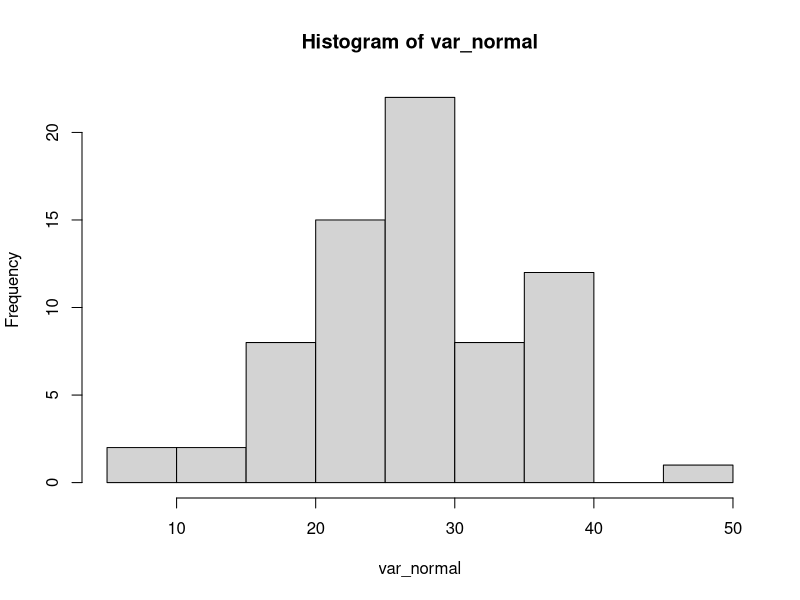
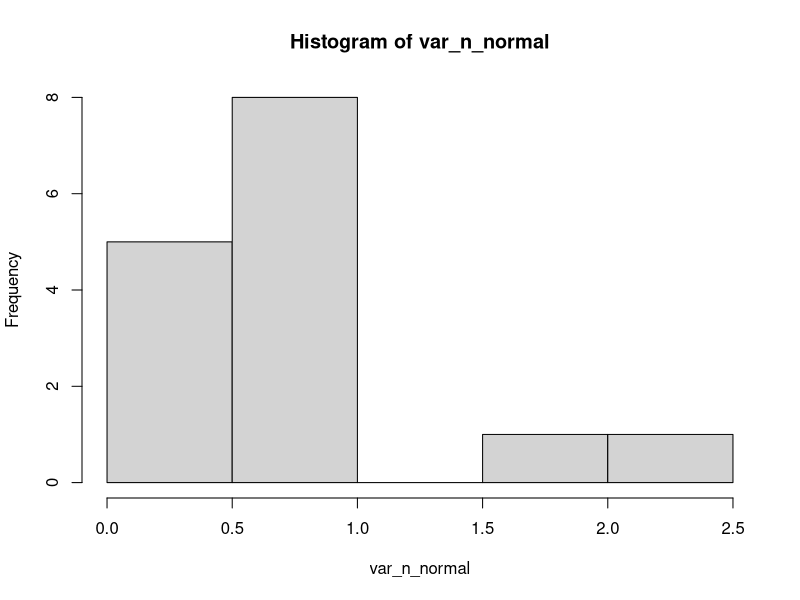
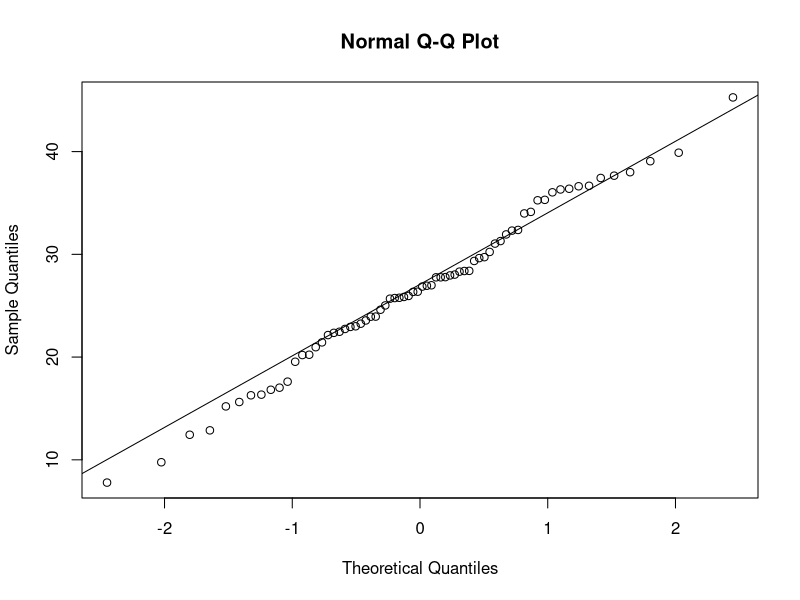
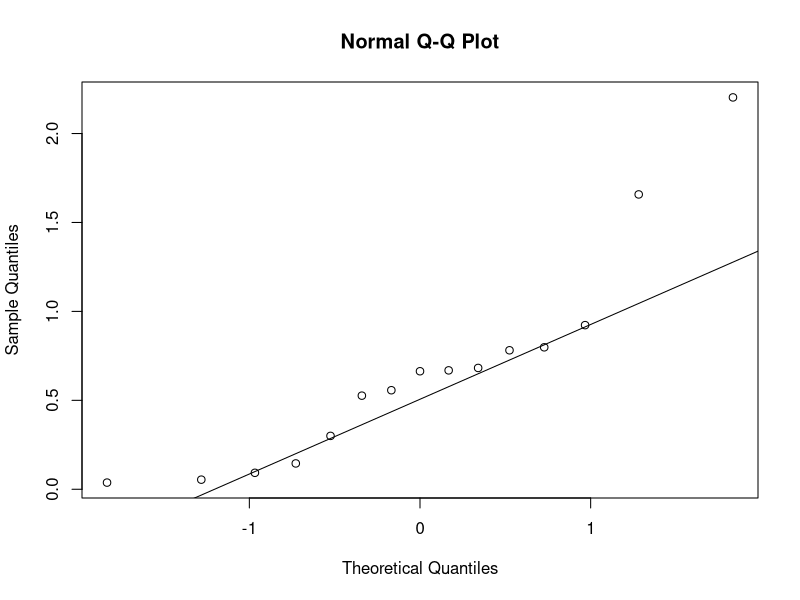

Reproduce these figures in R, in order.
## ---- chunk 1

# GERA VARIAVEL ALEATORIA QUE SEGUE DIST. NORMAL, COM 70 OBSERVACOES, MEDIA 70 E DESV PADRAO 8
var_normal <- rnorm(n = 70, mean = 25, sd = 8)

# GERA VARIAVEL ALEATORIA F (NAO SEGUE DIST. NORMAL) COM 15 OBSERVACOES, 2 GRAUS DE LIBERDADE NO NUMERADOR E 10 NO DENOMINADOR 
var_n_normal <- rf(n = 15, df1 = 2, df2 = 10)

## ---- chunk 2


# HISTOGRAMA (O FORMATO DA VAR N NORMAL EH BICAUDAL)
hist(x = var_normal)
hist(x = var_n_normal)


# QQPLOT (OS PONTOS DA VAR N NORMAL NAO SEGUEM A RETA)
qqnorm(y = var_normal)
qqline(y = var_normal)

qqnorm(y = var_n_normal)
qqline(y = var_n_normal)


# TESTE DE SHAPIRO-WILK (P-VALUE DA VAR N NORMAL < 5%, LOGO REJEITA H0=VAR NORMAL  )
shapiro.test(x = var_normal)
shapiro.test(x = var_n_normal)

## ---- chunk 3

options(scipen = 666)

na <- 25
nb <- 30

media_a <- 150.1
media_b <- 182.1

sd_a <- 17
sd_b <- 19.2


vendas_a <- rnorm(n = na, mean = media_a, sd = sd_a)
vendas_b <- rnorm(n = nb, mean = media_b, sd = sd_b)


# CALCULA O T-VALOR
t.test(x = vendas_a,
       y = vendas_b,
       paired = FALSE,
       alternative = "two.sided",
       conf.level = 0.95)$p.value


#alternative = SE EH BICAUDAL OU UNICAUDAL
#LESS, two.sided, GREATER

## ---- chunk 4

# BIBLIOTECA PARA GERAR VALORES ALEATORIOS QUE SIGAM UM INTERVALO DE x A y

#install.packages("truncnorm")
library(truncnorm)

antes_dieta <- rtruncnorm(n = 20, a = 100, b = 140, mean = 123, sd = 18)
depois_dieta <- rtruncnorm(n = 20, a = 110, b = 130, mean = 110, sd = 28)


# PEGAR A DIFERENCA DE PESO DE CADA OBSERVACAO
diferenca <- antes_dieta - depois_dieta


# AVALIA A NORMALIDADE DA VARIAVEL COM AS DIFERENCAS
shapiro.test(x = diferenca)


# APLICA O TESTE T
t.test(x = depois_dieta, 
       y = antes_dieta, 
       paired = TRUE,
       alternative = "less",
       conf.level = 0.9)


#P VALOR MAIOR QUE ALFA, NAO PODEMOS REJEITAR H0, LOGO A DIETA NAO EH ESTATISTICAMENTE VALIDA#



## ---- chunk 5

# DATA FRAME COM O CONJUNTO DE DADOS:

dados <- data.frame(
 
 Cliente = c("Adulto_com_Crianca", "Adulto_com_Crianca", "Adulto_com_Crianca", "Adulto", "Adulto", "Adulto", "Adulto_com_Crianca", "Adulto_com_Crianca", "Adulto_com_Crianca", "Adulto_com_Crianca", "Adulto_com_Crianca", "Adulto_com_Crianca", "Adulto_com_Crianca", "Adulto_com_Crianca", "Adulto_com_Crianca", "Adulto_com_Crianca", "Adulto_com_Crianca", "Adulto_com_Crianca", "Adulto_com_Crianca", "Adulto_com_Crianca", "Adulto_com_Crianca", "Adulto_com_Crianca", "Adulto_com_Crianca", "Adulto_com_Crianca", "Adulto", "Adulto", "Adulto", "Adulto", "Adulto_com_Crianca", "Adulto_com_Crianca", "Adulto_com_Crianca", "Adulto_com_Crianca", "Adulto", "Adulto_com_Crianca", "Adulto", "Adulto", "Adulto_com_Crianca", "Adulto_com_Crianca", "Adulto_com_Crianca", "Adulto", "Adulto_com_Crianca", "Adulto", "Adulto", "Adulto", "Adulto","Adulto","Adulto","Adulto","Adulto","Adulto"),
 Comprou = c("Não_Comprou", "Não_Comprou", "Não_Comprou", "Não_Comprou", "Não_Comprou", "Não_Comprou", "Comprou", "Comprou", "Comprou", "Comprou", "Comprou", "Comprou", "Comprou", "Comprou", "Comprou", "Comprou", "Comprou", "Comprou", "Comprou", "Comprou", "Comprou", "Comprou", "Comprou", "Comprou", "Não_Comprou", "Não_Comprou", "Não_Comprou", "Não_Comprou", "Comprou", "Não_Comprou", "Comprou", "Comprou", "Não_Comprou", "Não_Comprou", "Não_Comprou", "Não_Comprou", "Não_Comprou", "Comprou", "Comprou", "Não_Comprou", "Não_Comprou", "Não_Comprou", "Não_Comprou", "Não_Comprou", "Comprou","Comprou","Comprou","Comprou","Comprou","Comprou")
 
)


dados$Cliente <- as.factor(dados$Cliente)
dados$Comprou <- as.factor(dados$Comprou)


# GERA A TABELA DE CONTINGENCIA
tabela <- table(dados$Cliente, dados$Comprou)

# APLICA O TESTE QUIQUADRADO
teste_qui <- chisq.test(x = tabela, correct = F)

teste_qui$observed
teste_qui$expected

teste_qui$p.value

#P-VALOR MUITO BAIXO, MESMO CON 99% DE NIVEL DE CONFIANCA AINDA PODERIA REJEITAR H0
